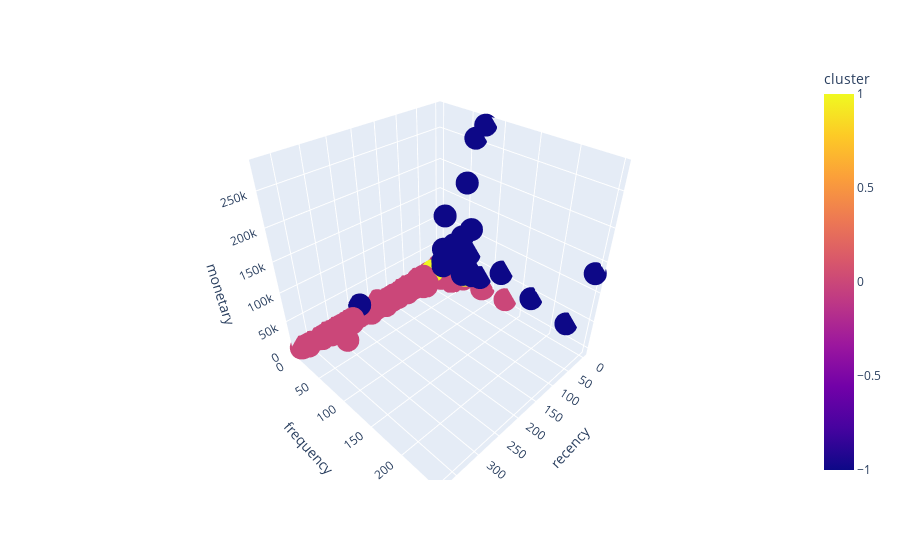

This figure's notebook cell:
### Code cell
px.scatter_3d(x='recency', y='frequency', z='monetary', color='cluster', data_frame=cluster_df)

### Figure 1 — Plotly figure (JSON) as saved in the notebook; plotly's stock layout.template omitted (floating-point values rounded to 4 significant figures; data arrays with more than 128 entries replaced by an {"elided": "..."} marker saying what was removed)
{"data": [{"hovertemplate": "recency=%{x}<br>frequency=%{y}<br>monetary=%{z}<br>cluster=%{marker.color}<extra></extra>", "legendgroup": "", "marker": {"color": {"elided": "4372 int values"}, "coloraxis": "coloraxis", "symbol": "circle"}, "mode": "markers", "name": "", "scene": "scene", "showlegend": false, "type": "scatter3d", "x": {"elided": "4372 int values"}, "y": {"elided": "4372 int values"}, "z": {"elided": "4372 float values"}}], "layout": {"coloraxis": {"colorbar": {"title": {"text": "cluster"}}, "colorscale": [[0, "#0d0887"], [0.1111, "#46039f"], [0.2222, "#7201a8"], [0.3333, "#9c179e"], [0.4444, "#bd3786"], [0.5556, "#d8576b"], [0.6667, "#ed7953"], [0.7778, "#fb9f3a"], [0.8889, "#fdca26"], [1, "#f0f921"]]}, "legend": {"tracegroupgap": 0}, "margin": {"t": 60}, "scene": {"domain": {"x": [0, 1], "y": [0, 1]}, "xaxis": {"title": {"text": "recency"}}, "yaxis": {"title": {"text": "frequency"}}, "zaxis": {"title": {"text": "monetary"}}}}}
